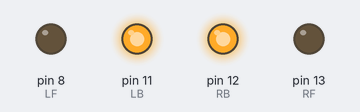
Bench run of a sketch on a simulated Arduino Uno, built with avr-gcc and run on an emulated ATmega328P. On the bench: output pins drawn as LEDs (lit = HIGH). What the sketch prints to the serial monitor is not drawn.

Above: at 5.14 s.
At 5.7 s:
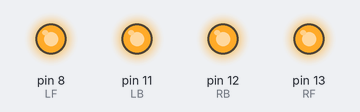
At 17.71 s:
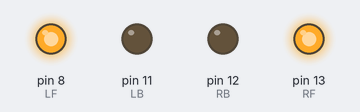
Timing chart, 0 to 19.8 s (numbered marks = the images above):
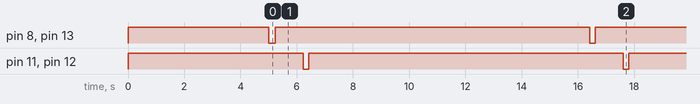

The sketch:

Draw_bot_car.ino
```cpp
// ==========================
// Arduino marker Drawing Bot
// 28 March 2016
// By Alex Noyanov
// ==========================
//

// Motor Speed 0,6 m/sec
int motor_speed =  60;  // santimeters/sec
// Motor control:
 const int LF = 8; //Left Forward
 const int LB = 11; // Left Back
 const int RF = 13; // Right Forward
 const int RB = 12;  // Right Back

// ====  MAIN FUNCTIONS ====
//  Function for stop all motors:
void Go(){
  motorGo(LF);
  motorGo(RF);
}
void Stop(){
  motorStop(LF);
  motorStop(LB);
  motorStop(RF);
  motorStop(RB);
  }
  // Turn Right:
  void Turn_right(){
    motorGo(RB);
    motorGo(LF);
  }
  // Turn Left:
  void Turn_left(){
    motorGo(LB);
    motorGo(RF);
  }
  // Go back:
  void Go_back(){
    motorGo(RB);
    motorGo(LB);
  }
 //  Function for stop motors:
 void motorStop(int motorPin){
  digitalWrite(motorPin,HIGH);
  }
 // Function for go:
void motorGo(int motorPin){
  digitalWrite(motorPin,LOW);
  }

// Drawing Functions:
void Right(int angle){

}

void fwd(int way)
{  // Input way in santimeters
  Go();
  int d = way*1000/motor_speed + 30;
  Serial.println(way);
  Serial.println(motor_speed);
  Serial.println(d);
  delay(d);
  Stop();
}

void bkw(int way)
{  // Input way in santimeters
  Go_back();
  int d = way*1000/motor_speed + 30;
  Serial.println(way);
  Serial.println(motor_speed);
  Serial.println(d);
  delay(d);
  Stop();
}


void setup() {
  Serial.begin(9600);
  // put your setup code here, to run once:
 pinMode(LF,OUTPUT);
 pinMode(LB,OUTPUT);
 pinMode(RF,OUTPUT);
 pinMode(RB,OUTPUT);
  Stop();
  delay(5000);
  fwd(1);
}

void loop() {
  // put your main code here, to run repeatedly:
  fwd(2);
  fwd(2);
  fwd(2);
  delay(1000);
  bkw(2);
  bkw(2);
  bkw(2);
  delay(10000);
}
```

Measured:
- by itself, pin 8 (LF), pin 11 (LB), pin 12 (RB), pin 13 (RF): alternates HIGH for 11.2 s and LOW for 0.19 s
- by itself, everything shown: repeats every 11.4 s, in 4 steps
